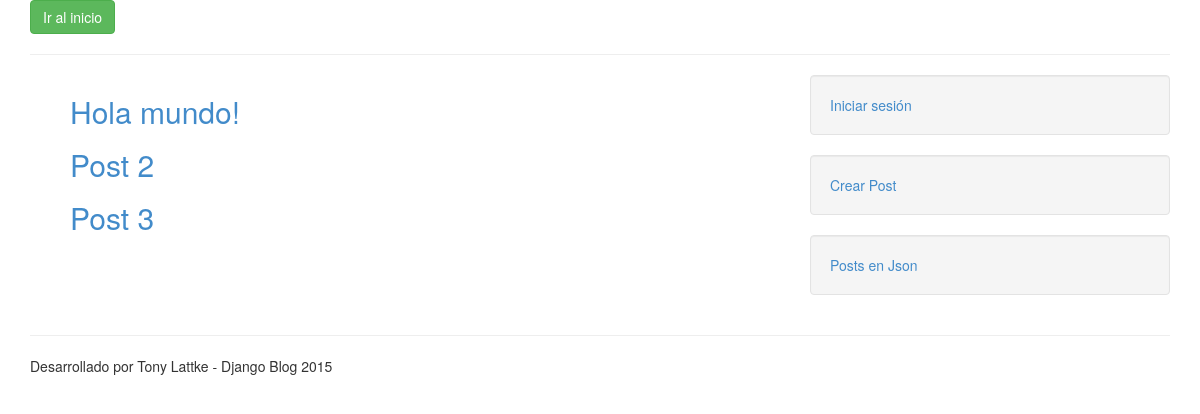
The page / on the database its author committed.
### posts/models.py (models this page shows)
class Post(models.Model):
	nombre = models.CharField(max_length=200)
	autor = models.CharField(max_length=200)
	contenido = models.TextField()
	pub_fecha = models.DateTimeField('fecha')
	def publicado_recientemente(self):
		return self.pub_fecha >= (timezone.now() - timedelta(days=1))
	publicado_recientemente.admin_order_field = 'pub_fecha'
	publicado_recientemente.boolean = True
	publicado_recientemente.short_description = 'Publicado recientemente?'

### posts/views.py (the view)
# urls.py: url(r'^$', 'posts.views.index', name='inicio'),
def index(request):
	posts = Post.objects.all()
	context = {'posts': posts}
	return render(request, 'index.html', context)

### posts/templates/index.html
{% extends "base.html" %}
{% block principal_content %}
{% if posts %}
	<ul>
	{% for post in posts %}
		<h2><a href="/posts/{{ post.id }}">{{ post.nombre }}</a></h2>
	{% endfor %}
	</ul>
{% else %}
	<p>No tenemos posts publicados.</p>
{% endif %}
{% endblock principal_content %}

### rows shown on the page
Post: nombre "Hola mundo!"
Post: nombre "Post 2"
Post: nombre "Post 3"
